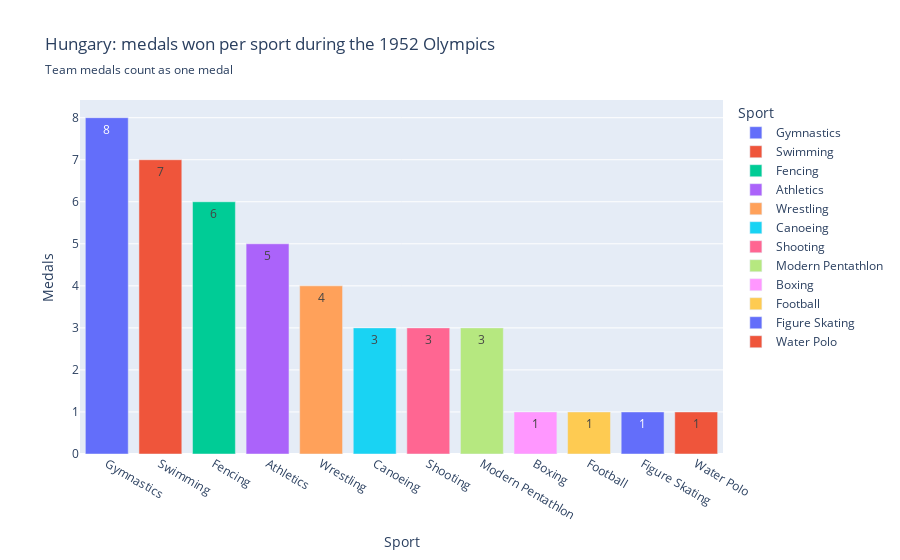

This figure's notebook cell:
### Code cell
# 1952 was Hungary's most successful year in the Olympics
hun_1952_df = hun_df[(hun_df["Year"] == 1952)].dropna(subset=["Sport", "Medal"]).drop_duplicates(subset=["Event", "Medal"])
grouped = pd.DataFrame(hun_1952_df.groupby("Sport")["Medal"].value_counts().unstack().sum(axis=1)).rename(columns={0: "Medals"}).sort_values("Medals", ascending=False)

fig = px.bar(
       data_frame=grouped,
       x=grouped.index, 
       y="Medals", 
       title="Hungary: medals won per sport during the 1952 Olympics", 
       subtitle="Team medals count as one medal", 
       color=grouped.index, 
       text_auto=True)
fig.show()

### Figure 1 — Plotly figure (JSON) as saved in the notebook; plotly's stock layout.template omitted (floating-point values rounded to 4 significant figures)
{"data": [{"hovertemplate": "Sport=%{x}<br>Medals=%{y}<extra></extra>", "legendgroup": "Gymnastics", "marker": {"color": "#636efa", "pattern": {"shape": ""}}, "name": "Gymnastics", "orientation": "v", "showlegend": true, "textposition": "auto", "texttemplate": "%{y}", "type": "bar", "x": ["Gymnastics"], "xaxis": "x", "y": [8.0], "yaxis": "y"}, {"hovertemplate": "Sport=%{x}<br>Medals=%{y}<extra></extra>", "legendgroup": "Swimming", "marker": {"color": "#EF553B", "pattern": {"shape": ""}}, "name": "Swimming", "orientation": "v", "showlegend": true, "textposition": "auto", "texttemplate": "%{y}", "type": "bar", "x": ["Swimming"], "xaxis": "x", "y": [7.0], "yaxis": "y"}, {"hovertemplate": "Sport=%{x}<br>Medals=%{y}<extra></extra>", "legendgroup": "Fencing", "marker": {"color": "#00cc96", "pattern": {"shape": ""}}, "name": "Fencing", "orientation": "v", "showlegend": true, "textposition": "auto", "texttemplate": "%{y}", "type": "bar", "x": ["Fencing"], "xaxis": "x", "y": [6.0], "yaxis": "y"}, {"hovertemplate": "Sport=%{x}<br>Medals=%{y}<extra></extra>", "legendgroup": "Athletics", "marker": {"color": "#ab63fa", "pattern": {"shape": ""}}, "name": "Athletics", "orientation": "v", "showlegend": true, "textposition": "auto", "texttemplate": "%{y}", "type": "bar", "x": ["Athletics"], "xaxis": "x", "y": [5.0], "yaxis": "y"}, {"hovertemplate": "Sport=%{x}<br>Medals=%{y}<extra></extra>", "legendgroup": "Wrestling", "marker": {"color": "#FFA15A", "pattern": {"shape": ""}}, "name": "Wrestling", "orientation": "v", "showlegend": true, "textposition": "auto", "texttemplate": "%{y}", "type": "bar", "x": ["Wrestling"], "xaxis": "x", "y": [4.0], "yaxis": "y"}, {"hovertemplate": "Sport=%{x}<br>Medals=%{y}<extra></extra>", "legendgroup": "Canoeing", "marker": {"color": "#19d3f3", "pattern": {"shape": ""}}, "name": "Canoeing", "orientation": "v", "showlegend": true, "textposition": "auto", "texttemplate": "%{y}", "type": "bar", "x": ["Canoeing"], "xaxis": "x", "y": [3.0], "yaxis": "y"}, {"hovertemplate": "Sport=%{x}<br>Medals=%{y}<extra></extra>", "legendgroup": "Shooting", "marker": {"color": "#FF6692", "pattern": {"shape": ""}}, "name": "Shooting", "orientation": "v", "showlegend": true, "textposition": "auto", "texttemplate": "%{y}", "type": "bar", "x": ["Shooting"], "xaxis": "x", "y": [3.0], "yaxis": "y"}, {"hovertemplate": "Sport=%{x}<br>Medals=%{y}<extra></extra>", "legendgroup": "Modern Pentathlon", "marker": {"color": "#B6E880", "pattern": {"shape": ""}}, "name": "Modern Pentathlon", "orientation": "v", "showlegend": true, "textposition": "auto", "texttemplate": "%{y}", "type": "bar", "x": ["Modern Pentathlon"], "xaxis": "x", "y": [3.0], "yaxis": "y"}, {"hovertemplate": "Sport=%{x}<br>Medals=%{y}<extra></extra>", "legendgroup": "Boxing", "marker": {"color": "#FF97FF", "pattern": {"shape": ""}}, "name": "Boxing", "orientation": "v", "showlegend": true, "textposition": "auto", "texttemplate": "%{y}", "type": "bar", "x": ["Boxing"], "xaxis": "x", "y": [1.0], "yaxis": "y"}, {"hovertemplate": "Sport=%{x}<br>Medals=%{y}<extra></extra>", "legendgroup": "Football", "marker": {"color": "#FECB52", "pattern": {"shape": ""}}, "name": "Football", "orientation": "v", "showlegend": true, "textposition": "auto", "texttemplate": "%{y}", "type": "bar", "x": ["Football"], "xaxis": "x", "y": [1.0], "yaxis": "y"}, {"hovertemplate": "Sport=%{x}<br>Medals=%{y}<extra></extra>", "legendgroup": "Figure Skating", "marker": {"color": "#636efa", "pattern": {"shape": ""}}, "name": "Figure Skating", "orientation": "v", "showlegend": true, "textposition": "auto", "texttemplate": "%{y}", "type": "bar", "x": ["Figure Skating"], "xaxis": "x", "y": [1.0], "yaxis": "y"}, {"hovertemplate": "Sport=%{x}<br>Medals=%{y}<extra></extra>", "legendgroup": "Water Polo", "marker": {"color": "#EF553B", "pattern": {"shape": ""}}, "name": "Water Polo", "orientation": "v", "showlegend": true, "textposition": "auto", "texttemplate": "%{y}", "type": "bar", "x": ["Water Polo"], "xaxis": "x", "y": [1.0], "yaxis": "y"}], "layout": {"barmode": "relative", "legend": {"title": {"text": "Sport"}, "tracegroupgap": 0}, "title": {"subtitle": {"text": "Team medals count as one medal"}, "text": "Hungary: medals won per sport during the 1952 Olympics"}, "xaxis": {"anchor": "y", "categoryarray": ["Gymnastics", "Swimming", "Fencing", "Athletics", "Wrestling", "Canoeing", "Shooting", "Modern Pentathlon", "Boxing", "Football", "Figure Skating", "Water Polo"], "categoryorder": "array", "domain": [0, 1], "title": {"text": "Sport"}}, "yaxis": {"anchor": "x", "domain": [0, 1], "title": {"text": "Medals"}}}}
